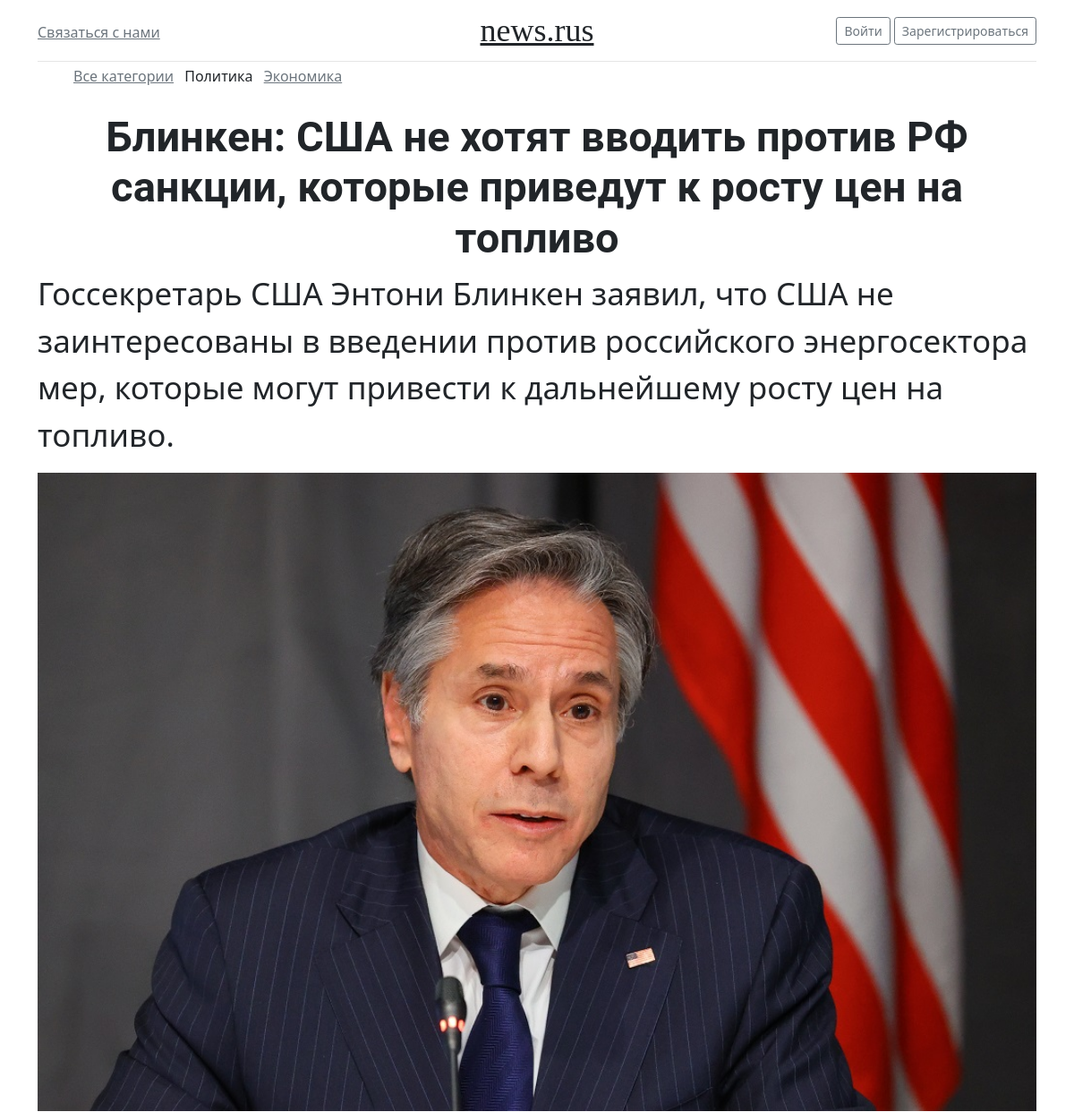
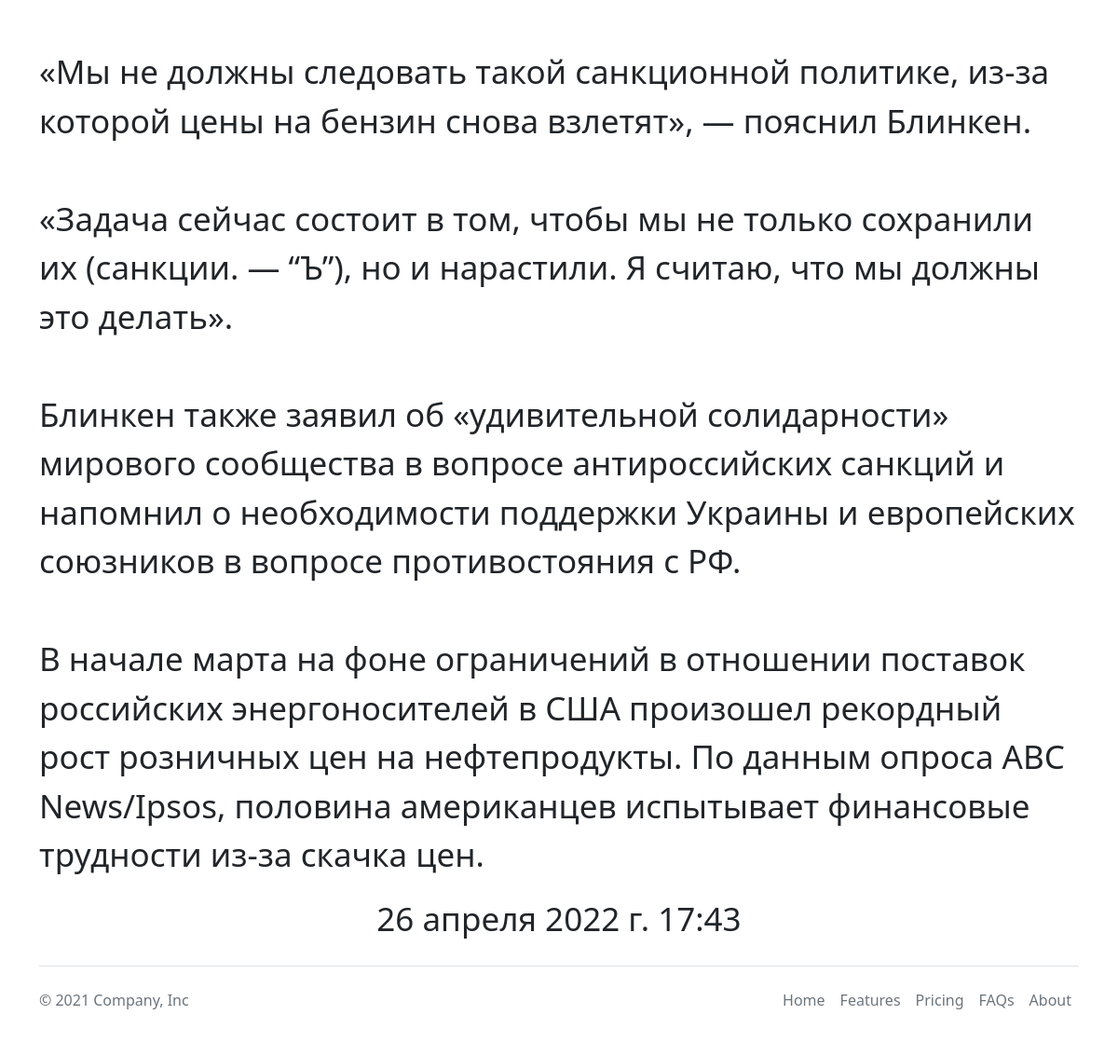
The page /articles/sankcii-usa/ on the database its author committed (2 pictures, top to bottom).
### main/models.py (models this page shows, shortened)
class Category(models.Model):
    name = models.CharField(max_length=100, db_index=True, verbose_name='Категория')
    slug = models.SlugField(max_length=255, db_index=True, unique=True, verbose_name='URL')
    def get_absolute_url(self):
        return reverse('category', kwargs={'cat_slug': self.slug})
    class Meta:
        verbose_name = 'Категория'
        verbose_name_plural = 'Категории'
        ordering = ['id']

class Articles(models.Model):
    title = models.CharField(max_length=255, verbose_name='Заголовок')
    slug = models.SlugField(max_length=255, db_index=True, unique=True, verbose_name='URL')
    intro = models.CharField(max_length=255, verbose_name='Интро')
    photo = models.ImageField(upload_to='photos/%y/%m/%d', verbose_name='Фото', null=True)
    content = models.TextField(verbose_name='Текст статьи')
    time_add = models.DateTimeField(auto_now_add=True, verbose_name='Время добавления')
    cat = models.ForeignKey('Category', on_delete=models.PROTECT, verbose_name='Категория')
    class Meta:
        verbose_name = 'Новость'
        verbose_name_plural = 'Новости'

### main/views.py (the view)
# urls.py: path('articles/<slug:art_slug>/', ShowPost.as_view(), name='article_all'),
class ShowPost(DetailView):
    model = Articles
    template_name = 'main/article_all.html'
    slug_url_kwarg = 'art_slug'
    context_object_name = 'art_all'
    def get_context_data(self, **kwargs):
        context = super().get_context_data(**kwargs)
        context['cat_selected'] = context['art_all'].cat_id
        return context

### main/templatetags/main_tags.py (called while the page is built)
@register.inclusion_tag('main/show_categories.html')
def show_categories(cat_selected):
    cats = Category.objects.all()
    return {'cats': cats, 'cat_selected': cat_selected}

### main/templates/main/article_all.html
{% extends 'main/base.html' %}
{% block content%}
<div class="article">
    <h1 class="title">{{art_all.title}}</h1>
    <p class="intro">{{art_all.intro}}</p>
    {%if art_all.photo%}
    <div class="photo"><img src="{{art_all.photo.url}}" width="100%"></div>
    {%endif%}
    <br>
    <p class="content">{{art_all.content|linebreaksbr}}</p>
    {{art_all.time_add}}
</div>
{% endblock %}

### main/templates/main/show_categories.html
{% for c in cats%}
		{% if c.pk == cat_selected %}
            <a>{{c.name}}</a>
		{%else%}
            <a class="p-2 link-secondary" href="{{ c.get_absolute_url }}">{{c.name}}</a>
		{%endif%}
        {% endfor %}

### main/static/main/css/style.css (style rules this page uses)
.article { font-size: 35px; text-align: center; }
.intro, .content { text-align: left; }
.title { font-size:47px; font-weight: bold; }
h1, h2, h3, h4, h5, h6 { font-family: 'Roboto', sans-serif; }

### rows shown on the page
Category: name "Политика"
Category: name "Экономика"
Articles: title "Блинкен: США не хотят вводить против РФ санкции, которые приведут к росту цен на топливо", intro "Госсекретарь США Энтони Блинкен заявил, что США не заинтересованы в введении против российского энергосектора мер, которые могут привести к дальнейшему росту цен на топливо.", photo (picture), content "«Мы не должны следовать такой санкционной политике, из-за которой цены на бензин снова взлетят», — пояснил Блинкен. «Задача сейчас состоит в том, чтобы мы не только сохранили их (санкции. — “Ъ”), но и нарастили. Я считаю, что мы должны это делать». Блинкен также заявил об «удивительной солидарности» мирового сообщества в вопросе антироссийских санкций и напомнил о необходимости поддержки Украины и европейских союзников в вопросе противостояния с РФ. В начале марта на фоне ограничений в отношении поставок российских энергоносителей в США произошел рекордный рост розничных цен на нефтепродукты. По данным опроса ABC News/Ipsos, половина американцев испытывает финансовые трудности из-за скачка…", time_add "26 апреля 2022 г. 17:43"
